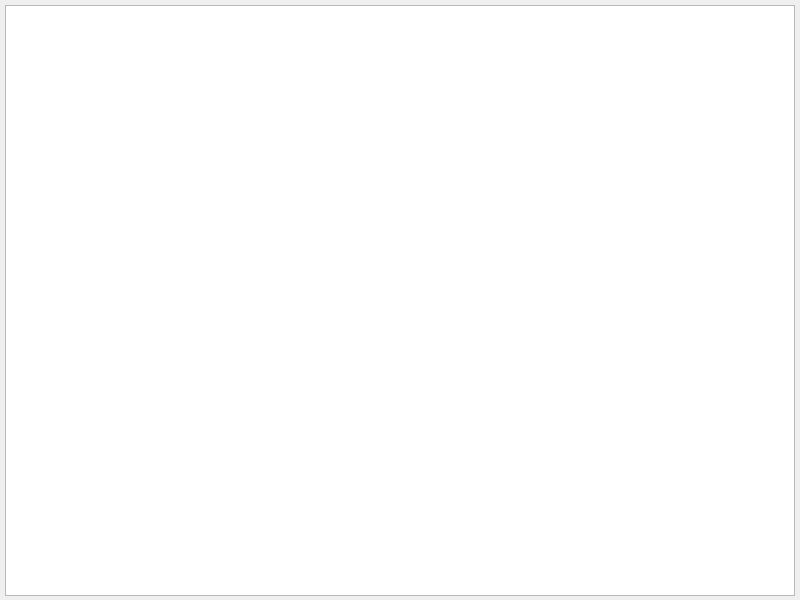
<?xml version="1.0" encoding="UTF-8"?>
<ui version="4.0">
 <class>MessageDialog</class>
 <widget class="QWidget" name="MessageDialog">
  <property name="geometry">
   <rect>
    <x>0</x>
    <y>0</y>
    <width>800</width>
    <height>600</height>
   </rect>
  </property>
  <property name="sizePolicy">
   <sizepolicy hsizetype="Preferred" vsizetype="Preferred">
    <horstretch>0</horstretch>
    <verstretch>0</verstretch>
   </sizepolicy>
  </property>
  <property name="minimumSize">
   <size>
    <width>800</width>
    <height>200</height>
   </size>
  </property>
  <property name="maximumSize">
   <size>
    <width>800</width>
    <height>1200</height>
   </size>
  </property>
  <property name="sizeIncrement">
   <size>
    <width>10</width>
    <height>10</height>
   </size>
  </property>
  <property name="baseSize">
   <size>
    <width>10</width>
    <height>10</height>
   </size>
  </property>
  <property name="font">
   <font>
    <family>Arial</family>
   </font>
  </property>
  <property name="windowTitle">
   <string>Messages</string>
  </property>
  <widget class="QTextBrowser" name="message">
   <property name="geometry">
    <rect>
     <x>5</x>
     <y>5</y>
     <width>790</width>
     <height>591</height>
    </rect>
   </property>
   <property name="sizePolicy">
    <sizepolicy hsizetype="Preferred" vsizetype="Preferred">
     <horstretch>0</horstretch>
     <verstretch>0</verstretch>
    </sizepolicy>
   </property>
   <property name="minimumSize">
    <size>
     <width>790</width>
     <height>190</height>
    </size>
   </property>
   <property name="maximumSize">
    <size>
     <width>790</width>
     <height>1190</height>
    </size>
   </property>
   <property name="sizeIncrement">
    <size>
     <width>10</width>
     <height>10</height>
    </size>
   </property>
   <property name="baseSize">
    <size>
     <width>10</width>
     <height>10</height>
    </size>
   </property>
   <property name="font">
    <font>
     <family>Arial</family>
     <pointsize>10</pointsize>
     <weight>75</weight>
     <bold>true</bold>
    </font>
   </property>
   <property name="acceptDrops">
    <bool>false</bool>
   </property>
   <property name="toolTip">
    <string>Error Messages from Tool</string>
   </property>
   <property name="locale">
    <locale language="English" country="UnitedStates"/>
   </property>
   <property name="frameShadow">
    <enum>QFrame::Plain</enum>
   </property>
   <property name="sizeAdjustPolicy">
    <enum>QAbstractScrollArea::AdjustToContents</enum>
   </property>
   <property name="html">
    <string notr="true">&lt;!DOCTYPE HTML PUBLIC &quot;-//W3C//DTD HTML 4.0//EN&quot; &quot;http://www.w3.org/TR/REC-html40/strict.dtd&quot;&gt;
&lt;html&gt;&lt;head&gt;&lt;meta name=&quot;qrichtext&quot; content=&quot;1&quot; /&gt;&lt;style type=&quot;text/css&quot;&gt;
p, li { white-space: pre-wrap; }
&lt;/style&gt;&lt;/head&gt;&lt;body style=&quot; font-family:'Arial'; font-size:10pt; font-weight:600; font-style:normal;&quot;&gt;
&lt;p style=&quot;-qt-paragraph-type:empty; margin-top:0px; margin-bottom:0px; margin-left:0px; margin-right:0px; -qt-block-indent:0; text-indent:0px;&quot;&gt;&lt;br /&gt;&lt;/p&gt;&lt;/body&gt;&lt;/html&gt;</string>
   </property>
   <property name="acceptRichText">
    <bool>false</bool>
   </property>
   <property name="textInteractionFlags">
    <set>Qt::NoTextInteraction</set>
   </property>
   <property name="placeholderText">
    <string notr="true"/>
   </property>
   <property name="searchPaths">
    <stringlist notr="true"/>
   </property>
   <property name="openLinks">
    <bool>false</bool>
   </property>
  </widget>
 </widget>
 <resources/>
 <connections/>
 <designerdata>
  <property name="gridDeltaX">
   <number>5</number>
  </property>
  <property name="gridDeltaY">
   <number>5</number>
  </property>
  <property name="gridSnapX">
   <bool>true</bool>
  </property>
  <property name="gridSnapY">
   <bool>true</bool>
  </property>
  <property name="gridVisible">
   <bool>true</bool>
  </property>
 </designerdata>
</ui>
